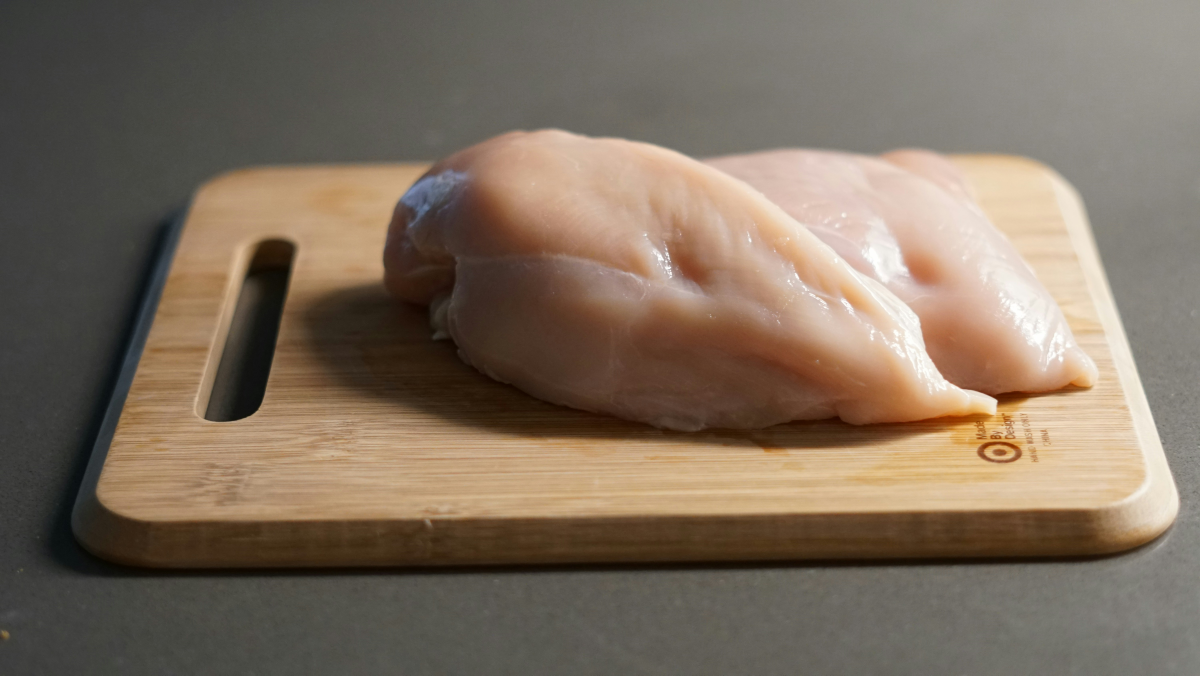
#> input picture backend/app/uploads/7fdcb704de6a4b56b614bedd66757947.jpg, 6000 x 3376 px (shown at 1/5 size)
$ python -i opencv_service.py   (imports and definitions only)   (older library calls are emulated)
#> lines starting #> are read from the running program, lines starting #| are printed output that depends on the picture; after the words box and inside, x2 and y2 are one past the last pixel; in counts of white or black regions, pixels touching at a corner belong together
"""
app/services/opencv_service.py

Real computer-vision analysis using OpenCV + NumPy. These are documented,
deterministic heuristics — NOT a trained model, NOT proof of food safety.
Every score is derived directly from actual pixel statistics of the
uploaded image; nothing here is hardcoded or randomized.

Method summary (see docs/ARCHITECTURE.md for the full write-up):
  - color_score:     % of pixels within a "vivid/expected" saturation-value
                      band vs. dull/browned pixels, in HSV space.
  - texture_score:   normalized Laplacian variance — fresh produce tends to
                      have smoother, more uniform surface texture than
                      wrinkled/shriveled spoiled produce (lower variance
                      here = smoother = better, so score is inverted from
                      raw variance against an empirically reasonable cap).
  - dark_spot_score: 100 minus the % of image area covered by very dark,
                      low-saturation connected regions above a minimum size
                      (candidate mold/rot spots).
  - bruising_score:  100 minus the % of image area covered by brown/patchy
                      discoloration distinct from the dominant color.
  - damage_score:    100 minus a normalized count of irregular high-contrast
                      contours (candidate cuts/punctures/splits).
  - overall_visual_score: weighted average of the five above.
"""
from dataclasses import dataclass

import cv2
import numpy as np


@dataclass
class VisualAnalysis:
    color_score: float
    texture_score: float
    dark_spot_score: float
    bruising_score: float
    damage_score: float
    overall_visual_score: float
    dark_spot_area_pct: float
    summary: str
    explanation: str


# Weights for overall_visual_score — documented, not tuned on hidden data.
_WEIGHTS = {
    "color_score": 0.30,
    "texture_score": 0.15,
    "dark_spot_score": 0.25,
    "bruising_score": 0.20,
    "damage_score": 0.10,
}


def _clamp(v: float, lo: float = 0.0, hi: float = 100.0) -> float:
    return max(lo, min(hi, v))


def _color_score(hsv: np.ndarray) -> float:
    s = hsv[:, :, 1].astype(np.float32)
    v = hsv[:, :, 2].astype(np.float32)
    # "Vivid" = reasonably saturated and reasonably bright — proxy for
    # unfaded, undiscolored produce.
    vivid_mask = (s > 60) & (v > 60)
    vivid_pct = float(np.mean(vivid_mask)) * 100
    return _clamp(vivid_pct)


def _texture_score(gray: np.ndarray) -> float:
    laplacian_var = float(cv2.Laplacian(gray, cv2.CV_64F).var())
    # Empirical cap: very high local variance suggests a wrinkled/mottled
    # surface. Score decreases as variance climbs past this cap.
    cap = 800.0
    score = 100.0 - (laplacian_var / cap) * 100.0
    return _clamp(score)


def _dark_spot_analysis(hsv: np.ndarray) -> tuple[float, float]:
    s = hsv[:, :, 1]
    v = hsv[:, :, 2]
    dark_mask = ((v < 60) & (s < 120)).astype(np.uint8) * 255
    dark_mask = cv2.morphologyEx(dark_mask, cv2.MORPH_OPEN, np.ones((3, 3), np.uint8))

    contours, _ = cv2.findContours(dark_mask, cv2.RETR_EXTERNAL, cv2.CHAIN_APPROX_SIMPLE)
    total_area = hsv.shape[0] * hsv.shape[1]
    min_spot_area = total_area * 0.0008  # ignore noise-sized specks
    spot_area = sum(cv2.contourArea(c) for c in contours if cv2.contourArea(c) > min_spot_area)
    area_pct = (spot_area / total_area) * 100

    score = _clamp(100.0 - area_pct * 6.0)  # each 1% of dark-spot coverage costs 6 points
    return score, round(area_pct, 2)


def _bruising_score(hsv: np.ndarray) -> float:
    h = hsv[:, :, 0]
    s = hsv[:, :, 1]
    v = hsv[:, :, 2]
    # Brown/patch discoloration: hue in the brown/orange-brown band,
    # moderate saturation, mid-low brightness.
    brown_mask = ((h > 5) & (h < 25) & (s > 40) & (s < 180) & (v > 40) & (v < 150)).astype(np.uint8)
    total = h.shape[0] * h.shape[1]
    pct = float(np.mean(brown_mask)) * 100
    score = _clamp(100.0 - pct * 4.0)
    return score


def _damage_score(gray: np.ndarray) -> float:
    edges = cv2.Canny(gray, 80, 160)
    contours, _ = cv2.findContours(edges, cv2.RETR_LIST, cv2.CHAIN_APPROX_SIMPLE)
    total_area = gray.shape[0] * gray.shape[1]
    min_len = 15
    significant = [c for c in contours if cv2.arcLength(c, False) > min_len]
    # Normalize by image size so this doesn't scale with resolution alone.
    density = len(significant) / (total_area / (200 * 200))
    score = _clamp(100.0 - density * 0.9)
    return score


def analyze_image(image_path: str) -> VisualAnalysis:
    img = cv2.imread(image_path)
#> img is the input picture: shape (3376, 6000, 3); mean B, G, R 95.3, 110.8, 125.8
    if img is None:
        raise ValueError(f"OpenCV could not read image at {image_path}")

    # Standardize size so scores are comparable across uploads.
    img = cv2.resize(img, (512, 512))
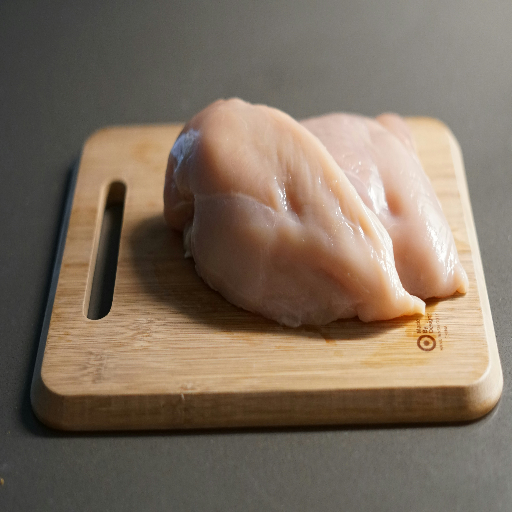
#> img: shape (512, 512, 3); mean B, G, R 95.2, 110.7, 125.7
    hsv = cv2.cvtColor(img, cv2.COLOR_BGR2HSV)
#> hsv: shape (512, 512, 3); mean H, S, V 20.7, 63.7, 126
    gray = cv2.cvtColor(img, cv2.COLOR_BGR2GRAY)

    color = _color_score(hsv)
#> in _color_score, `s = hsv[:, :, 1].astype(np.float32)`:
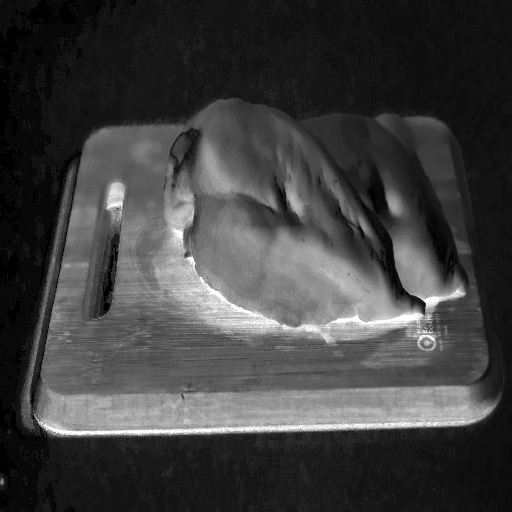
#> s: shape (512, 512) float32; min 0, max 255, mean 63.7
#> in _color_score, `v = hsv[:, :, 2].astype(np.float32)`:
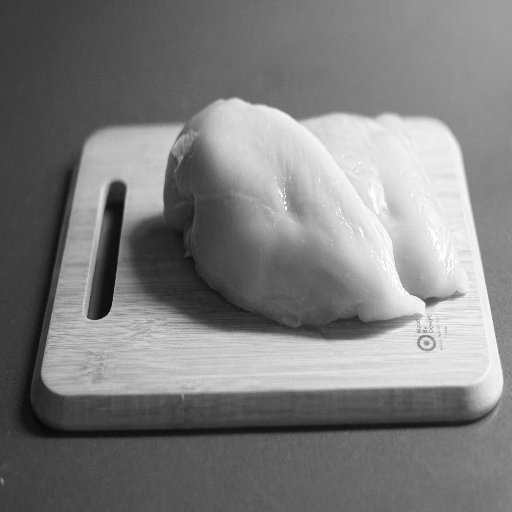
#> v: shape (512, 512) float32; min 7, max 255, mean 126
#> in _color_score, `vivid_mask = (s > 60) & (v > 60)`:
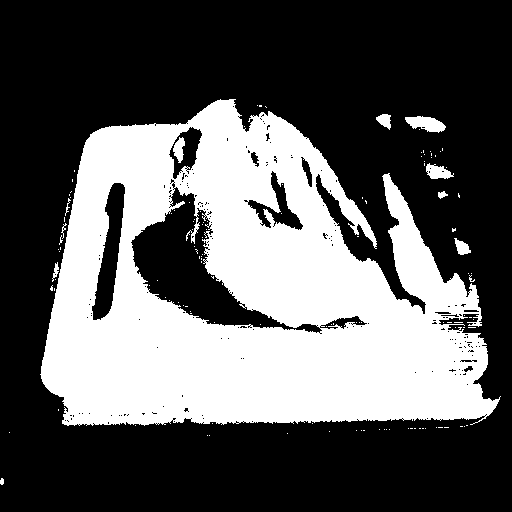
#> vivid_mask: shape (512, 512) bool; 36% white; 126 white regions (115 under 20 px), largest, box (x1, y1, x2, y2) and area: (40, 99, 501, 426) 92611, (405, 116, 446, 133) 435, (426, 163, 454, 179) 275
#> in _color_score, `vivid_pct = float(np.mean(vivid_mask)) * 100`: vivid_pct = 35.96
#> color = 35.96
    texture = _texture_score(gray)
#> in _texture_score, `laplacian_var = float(cv2.Laplacian(gray, cv2.CV_64F).var())`: laplacian_var = 171.1
#> in _texture_score, `score = 100.0 - (laplacian_var / cap) * 100.0`: score = 78.61
#> texture = 78.61
    dark_spot, dark_spot_pct = _dark_spot_analysis(hsv)
#> in _dark_spot_analysis, `dark_mask = ((v < 60) & (s < 120)).astype(np.uint8) * 255`: dark_mask: shape (512, 512); 4.9% white; 378 white regions (368 under 20 px), largest, box (x1, y1, x2, y2) and area: (0, 160, 329, 442) 8346, (93, 208, 122, 320) 1518, (134, 222, 166, 282) 795
#> in _dark_spot_analysis, `dark_mask = cv2.morphologyEx(dark_mask, cv2.MORPH_OPEN, np.ones((3, 3)..`:
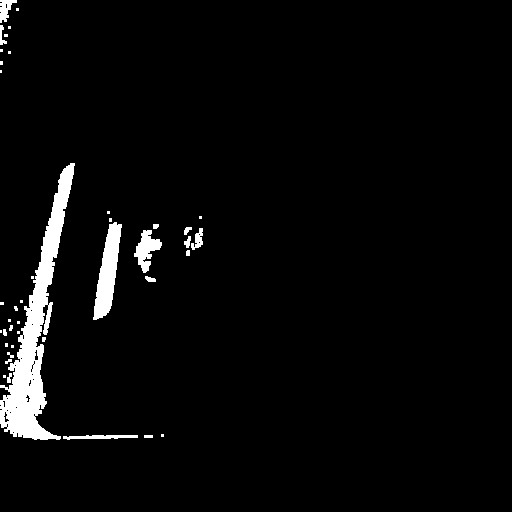
#> dark_mask: shape (512, 512); 3.6% white; 41 white regions (24 under 20 px)
#> in _dark_spot_analysis, `contours, _ = cv2.findContours(dark_mask, cv2.RETR_EXTERNAL, cv2.CHAIN..`: contours = 41 contours, 30 with area under 20; largest, box (x1, y1, x2, y2) and area: (0, 163, 75, 440) 5787, (93, 222, 122, 320) 1354, (134, 230, 162, 273) 512, (0, 0, 17, 23) 174, (63, 435, 138, 440) 173
#> in _dark_spot_analysis, `spot_area = sum(cv2.contourArea(c) for c in contours if cv2.contourAre..`: spot_area = 7653
#> in _dark_spot_analysis, `area_pct = (spot_area / total_area) * 100`: area_pct = 2.92
#> in _dark_spot_analysis, `score = _clamp(100.0 - area_pct * 6.0)`: score = 82.48
#> dark_spot = 82.48; dark_spot_pct = 2.92
    bruising = _bruising_score(hsv)
#> in _bruising_score, `brown_mask = ((h > 5) & (h < 25) & (s > 40) & (s < 180) & (v > 40) & (..`:
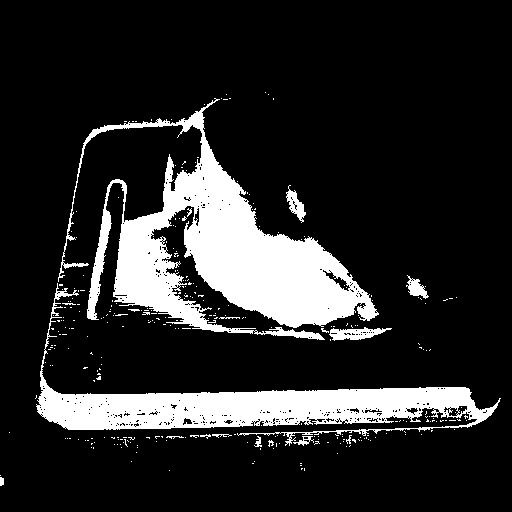
#> brown_mask: shape (512, 512); values 0 (black) and 1 (white), 16.1% white; 302 white regions (285 under 20 px), largest, box (x1, y1, x2, y2) and area: (58, 98, 379, 340) 25289, (36, 283, 501, 446) 14846, (329, 327, 392, 341) 476
#> in _bruising_score, `pct = float(np.mean(brown_mask)) * 100`: pct = 16.12
#> in _bruising_score, `score = _clamp(100.0 - pct * 4.0)`: score = 35.52
#> bruising = 35.52
    damage = _damage_score(gray)
#> in _damage_score, `edges = cv2.Canny(gray, 80, 160)`:
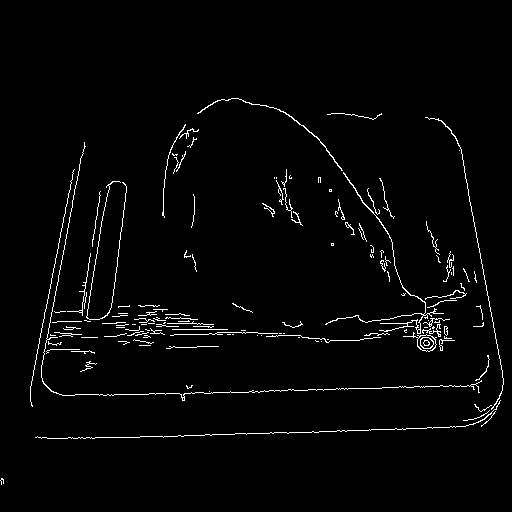
#> edges: shape (512, 512); 2.3% white in thin lines or dots, all inside (x1, y1, x2, y2) = (0, 98, 504, 485)
#> in _damage_score, `contours, _ = cv2.findContours(edges, cv2.RETR_LIST, cv2.CHAIN_APPROX_..`: contours = 156 contours, 144 with area under 20; largest, box (x1, y1, x2, y2) and area: (403, 332, 437, 352) 249, (417, 334, 437, 352) 234, (420, 337, 434, 349) 122, (420, 337, 434, 349) 110, (325, 172, 444, 334) 102
#> in _damage_score, `significant = [c for c in contours if cv2.arcLength(c, False) > min_len]`: significant = 105 contours, 94 with area under 20; largest, box (x1, y1, x2, y2) and area: (403, 332, 437, 352) 249, (417, 334, 437, 352) 234, (420, 337, 434, 349) 122, (420, 337, 434, 349) 110, (325, 172, 444, 334) 102
#> in _damage_score, `density = len(significant) / (total_area / (200 * 200))`: density = 16.02
#> in _damage_score, `score = _clamp(100.0 - density * 0.9)`: score = 85.58
#> damage = 85.58

    overall = float(
        color * _WEIGHTS["color_score"]
        + texture * _WEIGHTS["texture_score"]
        + dark_spot * _WEIGHTS["dark_spot_score"]
        + bruising * _WEIGHTS["bruising_score"]
        + damage * _WEIGHTS["damage_score"]
    )
#> overall = 58.86

    flags = []
    if dark_spot_pct > 2.0:
        flags.append(f"dark/mold-like regions covering ~{dark_spot_pct}% of the image")
    if bruising < 70:
        flags.append("possible bruising or brown discoloration detected")
    if color < 50:
        flags.append("color appears faded/dulled relative to a vivid, fresh appearance")
    if damage < 60:
        flags.append("irregular surface contours detected (possible cuts/damage)")

    summary = "No significant visual concerns detected." if not flags else "; ".join(flags).capitalize() + "."
    explanation = (
        "Visual indicators are computed directly from this image's pixel statistics "
        "(color distribution, local texture variance, dark-region area, brown-discoloration "
        "area, and edge/contour irregularity). These are heuristic image-processing signals, "
        "not a trained model, and are not a guarantee of food safety — always apply your own "
        "judgment and, where relevant, food safety testing."
    )

    return VisualAnalysis(
        color_score=round(color, 2),
        texture_score=round(texture, 2),
        dark_spot_score=round(dark_spot, 2),
        bruising_score=round(bruising, 2),
        damage_score=round(damage, 2),
        overall_visual_score=round(overall, 2),
        dark_spot_area_pct=dark_spot_pct,
        summary=summary,
        explanation=explanation,
    )

>>> result = analyze_image('../uploads/7fdcb704de6a4b56b614bedd66757947.jpg')
